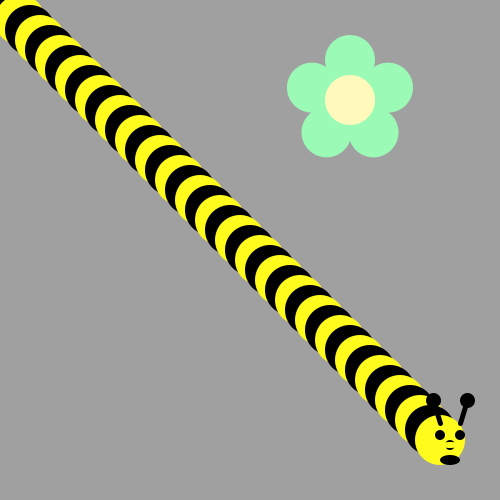
Frame 1 (no input)
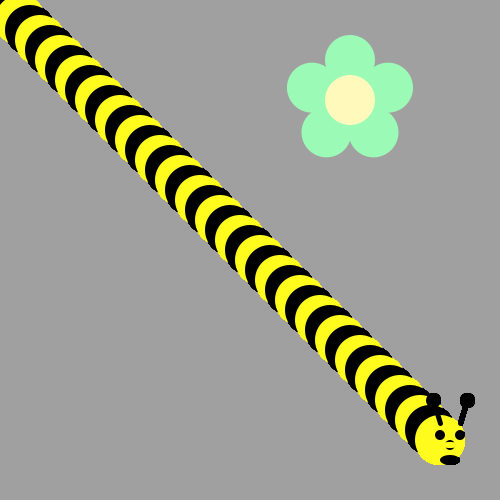
Frame 60 (the mouse pressed at the canvas centre just before this capture)
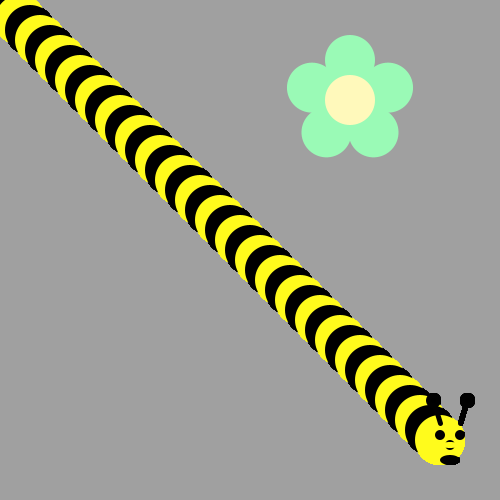
Frame 120 (the mouse held since frame 60 and released just before this capture)

The Processing sketch that drew these frames (run headless with seeded random() and noise(); from frame 60 on, the mouse is pressed at the canvas centre):

// Processing sketch: BumbleBee
// ── BumbleBee.pde
int a=0;
void draw(){
  for(int i=1; i<45; i++){
    a=a+10;
    if(i%2==0){
    fill(255,251,28);
    }
    else{
      fill(0,0,0);
    }
    ellipse(a,a,50,50);
  }
  a=0;
  drawBeeFace(450,450);
}

void drawFlower(int x, int y){
  noStroke();
  translate(x,y);
  fill(154,250,182);
  for(int i=0; i<5; i++) {
    ellipse(0,-40, 50,50);
    rotate(radians(72));
  }
  fill(255,249,187);
  ellipse(0,0,50,50);
}
void drawBeeFace(int BeeFaceX, int BeeFaceY){
  noStroke();
  fill(0,0,0);
  stroke(1);
  strokeWeight(5);
  line(BeeFaceX-10, BeeFaceY-27, BeeFaceX-17, BeeFaceY-50);
  line(BeeFaceX+10, BeeFaceY-27, BeeFaceX+17, BeeFaceY-50);
  ellipse(BeeFaceX-17, BeeFaceY-50, 10,10);
  ellipse(BeeFaceX+17, BeeFaceY-50, 10,10);
  noStroke();
  fill(0,0,0);
  ellipse(BeeFaceX-10, BeeFaceY-15, 10,10); // eyes
  ellipse(BeeFaceX+10, BeeFaceY-15, 10,10);
  ellipse(BeeFaceX, BeeFaceY-5, 10,10); //nose
  ellipse(BeeFaceX, BeeFaceY+10, 20, 10); //mouth
  fill(255,251,28);
  ellipse(BeeFaceX, BeeFaceY-5, 20,6);
}
void setup(){
  ellipseMode(CENTER);
  size(500,500);
  background(160,160,160);
  drawFlower(350,100);
}
